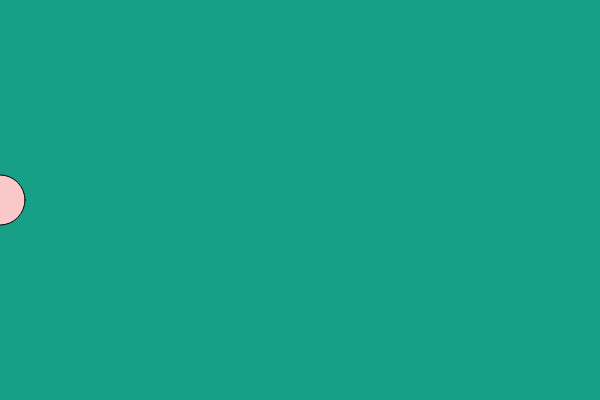
Frame 1 (no input)
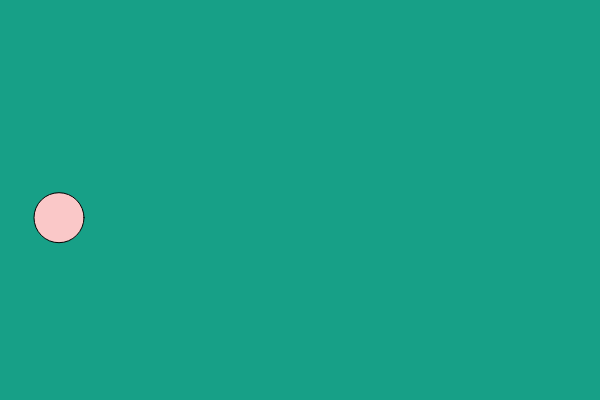
Frame 60 (no input)
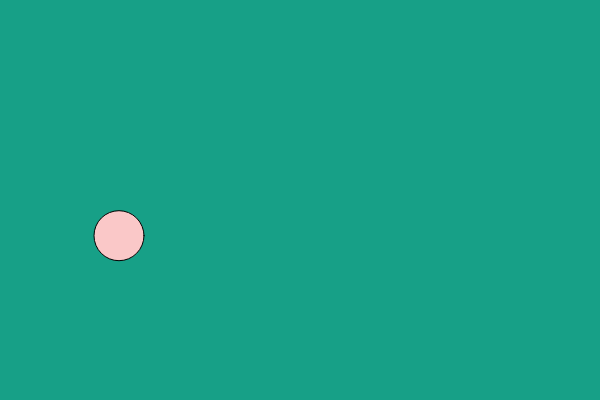
Frame 120 (the mouse pressed at the canvas centre since frame 60)

The p5.js sketch that drew these frames (run headless with seeded random() and noise() and a simulated clock; from frame 60 on, the mouse is pressed at the canvas centre):

// p5.js sketch
// ── sketch.js
//these are all variables
// this is the position of the shape
var x = 0; 
var y = 200;
var diameter = 50; // this is the size of the shape
var r = 23; //this is the color of the shape
var g = 160;
var b = 135;

function setup() {
  createCanvas(600, 400); //this is the size of the canvas
}

function draw() {
  background(r, g, b); //this is the color of the background
  fill(250, 200, 200); //this is the color of the shape
  ellipse(x, y, diameter, diameter);
  
  x = x + 1;
  y = y + 0.3; // this makes the shape move at a angle
}
